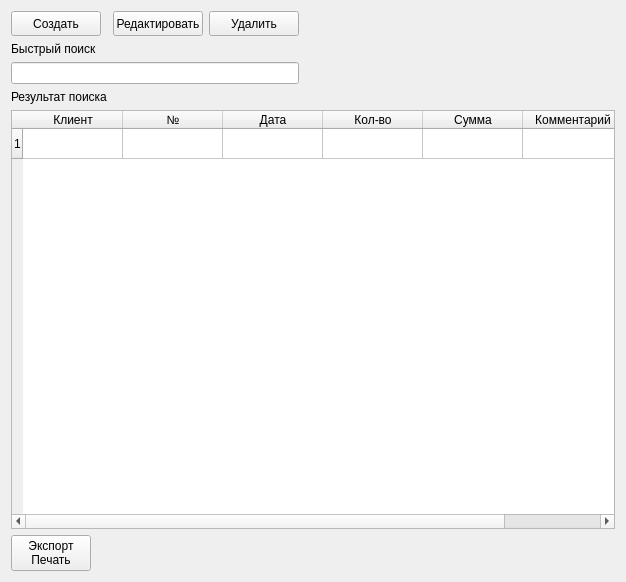
<?xml version="1.0" encoding="UTF-8"?>
<ui version="4.0">
 <class>PredTab</class>
 <widget class="QWidget" name="PredTab">
  <property name="geometry">
   <rect>
    <x>0</x>
    <y>0</y>
    <width>626</width>
    <height>582</height>
   </rect>
  </property>
  <property name="windowTitle">
   <string>Form</string>
  </property>
  <layout class="QGridLayout" name="gridLayout">
   <item row="0" column="0">
    <widget class="QPushButton" name="pushButton">
     <property name="minimumSize">
      <size>
       <width>90</width>
       <height>25</height>
      </size>
     </property>
     <property name="maximumSize">
      <size>
       <width>90</width>
       <height>25</height>
      </size>
     </property>
     <property name="text">
      <string>Создать</string>
     </property>
    </widget>
   </item>
   <item row="0" column="1">
    <widget class="QPushButton" name="pushButton_2">
     <property name="minimumSize">
      <size>
       <width>90</width>
       <height>25</height>
      </size>
     </property>
     <property name="maximumSize">
      <size>
       <width>90</width>
       <height>25</height>
      </size>
     </property>
     <property name="text">
      <string>Редактировать</string>
     </property>
    </widget>
   </item>
   <item row="0" column="2">
    <widget class="QPushButton" name="pushButton_3">
     <property name="minimumSize">
      <size>
       <width>90</width>
       <height>25</height>
      </size>
     </property>
     <property name="maximumSize">
      <size>
       <width>90</width>
       <height>25</height>
      </size>
     </property>
     <property name="text">
      <string>Удалить</string>
     </property>
    </widget>
   </item>
   <item row="1" column="0">
    <widget class="QLabel" name="label">
     <property name="text">
      <string>Быстрый поиск</string>
     </property>
    </widget>
   </item>
   <item row="2" column="0" colspan="3">
    <widget class="QLineEdit" name="lineEdit"/>
   </item>
   <item row="3" column="0">
    <widget class="QLabel" name="label_2">
     <property name="text">
      <string>Результат поиска</string>
     </property>
    </widget>
   </item>
   <item row="4" column="0" colspan="4">
    <widget class="QTableWidget" name="tableWidget">
     <row>
      <property name="text">
       <string>1</string>
      </property>
     </row>
     <column>
      <property name="text">
       <string>Клиент</string>
      </property>
     </column>
     <column>
      <property name="text">
       <string>№</string>
      </property>
     </column>
     <column>
      <property name="text">
       <string>Дата</string>
      </property>
     </column>
     <column>
      <property name="text">
       <string>Кол-во</string>
      </property>
     </column>
     <column>
      <property name="text">
       <string>Сумма</string>
      </property>
     </column>
     <column>
      <property name="text">
       <string>Комментарий</string>
      </property>
     </column>
    </widget>
   </item>
   <item row="5" column="0">
    <widget class="QPushButton" name="pushButton_4">
     <property name="sizePolicy">
      <sizepolicy hsizetype="Fixed" vsizetype="Fixed">
       <horstretch>0</horstretch>
       <verstretch>0</verstretch>
      </sizepolicy>
     </property>
     <property name="text">
      <string>Экспорт
Печать</string>
     </property>
    </widget>
   </item>
   <item row="0" column="3">
    <spacer name="horizontalSpacer">
     <property name="orientation">
      <enum>Qt::Horizontal</enum>
     </property>
     <property name="sizeHint" stdset="0">
      <size>
       <width>40</width>
       <height>20</height>
      </size>
     </property>
    </spacer>
   </item>
  </layout>
 </widget>
 <resources/>
 <connections/>
</ui>
